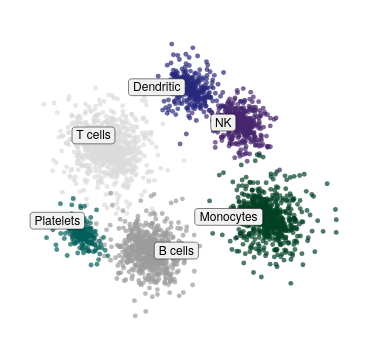

Write the Vega-Lite specification saved for this chart.
### Vega-Lite specification from a JSON file in a GitHub repository (floating-point values rounded to 4 significant figures; data arrays with more than 128 entries replaced by an {"elided": "..."} marker saying what was removed)
{"background": null, "config": {"arc": {"fill": "#DBDBDB", "fillOpacity": 1.0, "innerRadius": 42.5, "padAngle": 0.03, "stroke": "black", "strokeOpacity": 1, "strokeWidth": 0.25}, "area": {"fill": "#DBDBDB", "fillOpacity": 1.0, "stroke": "black", "strokeOpacity": 1, "strokeWidth": 0.25}, "axis": {"domain": true, "domainCap": "round", "domainColor": "black", "domainWidth": 0.25, "grid": false, "gridCap": "round", "gridColor": "#F1F1F1", "gridDash": [0, 0], "gridOpacity": 1.0, "gridWidth": 0.25, "labelColor": "black", "labelFont": "Helvetica Neue, HelveticaNeue, Helvetica, Arial, sans-serif", "labelFontSize": 6, "labelFontStyle": "normal", "labelFontWeight": 400, "offset": 0, "ticks": true, "tickCap": "round", "tickColor": "black", "tickRound": false, "tickSize": 3.0, "tickWidth": 0.25, "titleColor": "black", "titleFont": "Helvetica Neue, HelveticaNeue, Helvetica, Arial, sans-serif", "titleFontSize": 6, "titleFontStyle": "normal", "titleFontWeight": 400}, "axisX": {"domain": true, "labelAlign": "center", "labelAngle": 0, "labels": true, "ticks": true, "translate": 0}, "axisY": {"domain": true, "labelAlign": "right", "labelAngle": 0, "labels": true, "ticks": true, "translate": 0}, "axisRight": {"domain": true, "labelAlign": "left", "labelAngle": 0, "labels": true, "ticks": true, "translate": 0}, "axisTop": {"domain": true, "labelAlign": "center", "labelAngle": 0, "labels": true, "ticks": true, "translate": 0}, "axisBand": {"tickOffset": 0}, "bar": {"fill": "#DBDBDB", "fillOpacity": 1.0, "stroke": "black", "strokeOpacity": 1, "strokeWidth": 0.25}, "boxplot": {"size": 15.3, "ticks": {"cornerRadius": 0.25, "fill": "black", "opacity": 1, "size": 7.65, "thickness": 0.25}, "box": {"fillOpacity": 1.0, "stroke": "black", "strokeOpacity": 1, "strokeWidth": 0.25}, "median": {"cornerRadius": 0, "fill": "black", "fillOpacity": 1.0, "opacity": 1, "size": 15.3, "thickness": 0.25}, "rule": {"fill": "black", "fillOpacity": 1.0, "size": 17.0, "stroke": "black", "strokeDash": [0, 0], "strokeOpacity": 1, "strokeWidth": 0.25}, "outliers": {"color": "black", "fill": "black", "fillOpacity": 1.0, "size": 0, "stroke": "black", "strokeOpacity": 1, "strokeWidth": 0.25}}, "circle": {"fill": "black", "fillOpacity": 1.0, "size": 2.125, "stroke": null, "strokeOpacity": 1, "strokeWidth": 0.25}, "errorband": {"band": {"fillOpacity": 0.6, "stroke": null, "strokeWidth": 0.25, "strokeOpacity": 1}, "borders": {"opacity": 0, "strokeOpacity": 1, "strokeWidth": 0.25}}, "errorbar": {"opacity": 1, "rule": {"strokeDash": [0, 0], "strokeWidth": 0.25}, "ticks": {"color": "black", "cornerRadius": 0.125, "opacity": 1, "size": 10.2, "thickness": 0.25}, "thickness": 0.25}, "font": "Helvetica Neue, HelveticaNeue, Helvetica, Arial, sans-serif", "geoshape": {"fill": "#DBDBDB", "fillOpacity": 1.0, "stroke": "black", "strokeOpacity": 1, "strokeWidth": 0.25}, "header": {"labelColor": "black", "labelFont": "Helvetica Neue, HelveticaNeue, Helvetica, Arial, sans-serif", "labelFontSize": 6, "labelFontStyle": "normal", "labelFontWeight": 400, "titleColor": "black", "titleFont": "Helvetica Neue, HelveticaNeue, Helvetica, Arial, sans-serif", "titleFontSize": 6, "titleFontStyle": "normal", "titleFontWeight": 400, "titlePadding": 0}, "legend": {"disable": false, "offset": 4.5, "titlePadding": 4, "labelOffset": 2, "gradientLabelOffset": 2, "columnPadding": 4, "rowPadding": 2, "gradientThickness": 5, "gradientOpacity": 1.0, "gradientStrokeColor": "black", "gradientStrokeWidth": 0.25, "labelColor": "black", "labelFont": "Helvetica Neue, HelveticaNeue, Helvetica, Arial, sans-serif", "labelFontSize": 6, "labelFontStyle": "normal", "labelFontWeight": 400, "strokeColor": "black", "strokeWidth": 0, "symbolSize": 36, "symbolStrokeColor": "black", "symbolStrokeWidth": 0.25, "titleColor": "black", "titleFont": "Helvetica Neue, HelveticaNeue, Helvetica, Arial, sans-serif", "titleFontSize": 6, "titleFontStyle": "normal", "titleFontWeight": 400}, "line": {"color": "black", "stroke": "black", "strokeCap": "butt", "strokeDash": [0, 0], "strokeOpacity": 1, "strokeWidth": 0.5}, "point": {"filled": true, "fill": "#DBDBDB", "fillOpacity": 1.0, "size": 8.5, "stroke": "black", "strokeOpacity": 1, "strokeWidth": 0.25}, "range": {"category": ["#9D9D9D", "#28287D", "#004225", "#47266F", "#00605D", "#DBDBDB", "#7983C1", "#6E927B", "#937FB4", "#699A97"], "diverging": {"scheme": ["#4F4265", "#6A5C82", "#85789D", "#A196B7", "#BDB5CE", "#D8D6DD", "#F6F6F6", "#CED8D7", "#9DBFBD", "#75A3A0", "#518683", "#326967", "#164D4B"]}, "heatmap": {"scheme": ["#440154", "#472270", "#433E82", "#38598C", "#2C728E", "#238A8D", "#24A086", "#39B578", "#5DC862", "#96D646", "#CAE02D", "#FDE724"]}, "ordinal": {"scheme": ["#F1F1F1", "#DBDBDB", "#C6C6C6", "#B2B2B2", "#9D9D9D", "#898989", "#767676", "#636363", "#515151", "#404040", "#2F2F2F", "#1F1F1F"]}, "ramp": {"scheme": ["#440154", "#472270", "#433E82", "#38598C", "#2C728E", "#238A8D", "#24A086", "#39B578", "#5DC862", "#96D646", "#CAE02D", "#FDE724"]}}, "rule": {"color": "black", "stroke": "black", "strokeCap": "round", "strokeDash": [2, 2], "strokeOpacity": 1, "strokeWidth": 0.25}, "scale": {"barBandPaddingInner": 0.1, "rectBandPaddingInner": 0, "tickBandPaddingInner": 0.1, "bandPaddingOuter": 0.1, "bandWithNestedOffsetPaddingInner": 0.2, "bandWithNestedOffsetPaddingOuter": 0.2, "offsetBandPaddingInner": 0, "offsetBandPaddingOuter": 0, "continuousPadding": 8.5, "round": false}, "rect": {"fill": "#DBDBDB", "fillOpacity": 1.0, "stroke": "black", "strokeOpacity": 1, "strokeWidth": 0.25}, "square": {"fill": "#DBDBDB", "fillOpacity": 1.0, "size": 17.0, "stroke": "black", "strokeOpacity": 1, "strokeWidth": 0.25}, "text": {"color": "black", "font": "Helvetica Neue, HelveticaNeue, Helvetica, Arial, sans-serif", "fontSize": 6, "fontStyle": "normal", "fontWeight": 400}, "tick": {"color": "black", "cornerRadius": 0.125, "opacity": 1.0, "size": 15.3, "thickness": 0.25}, "title": {"anchor": "middle", "frame": "group", "color": "black", "font": "Helvetica Neue, HelveticaNeue, Helvetica, Arial, sans-serif", "fontSize": 6, "fontStyle": "normal", "fontWeight": 400, "subtitleColor": "black", "subtitleFont": "Helvetica Neue, HelveticaNeue, Helvetica, Arial, sans-serif", "subtitleFontSize": 6, "subtitleFontStyle": "normal", "subtitleFontWeight": 400}, "trail": {"color": "black", "opacity": 1, "size": 0.5}, "view": {"continuousWidth": 180, "continuousHeight": 170, "discreteWidth": 180, "discreteHeight": 170, "fill": null, "stroke": null, "strokeWidth": 0.25}}, "layer": [{"data": {"name": "data-1d82db738f5081c0524a5ad5909a210b"}, "mark": {"type": "circle", "opacity": 0.7, "size": 6}, "encoding": {"color": {"field": "cell type", "legend": null, "type": "nominal"}, "x": {"axis": null, "field": "UMAP1", "type": "quantitative", "scale": {"nice": false}}, "y": {"axis": null, "field": "UMAP2", "type": "quantitative", "scale": {"nice": false}}}}, {"layer": [{"data": {"values": [{"__dysonsphere__": 1}]}, "mark": {"type": "rect", "cornerRadius": 1.5, "fill": "#F1F1F1", "fillOpacity": 1.0, "height": 8.4, "stroke": "black", "strokeWidth": 0.25, "width": 21.42}, "encoding": {"x": {"datum": -5.323, "scale": {"domain": [-9.301, 10.2]}}, "xOffset": {"value": 0.0}, "y": {"datum": 2.801, "scale": {"domain": [-8.757, 9.143]}}, "yOffset": {"value": 0.0}}}, {"data": {"values": [{"__dysonsphere__": 1}]}, "mark": {"type": "text", "align": "center", "baseline": "middle", "fontSize": 6}, "encoding": {"text": {"value": "T cells"}, "x": {"datum": -5.323, "scale": {"domain": [-9.301, 10.2]}}, "y": {"datum": 2.801, "scale": {"domain": [-8.757, 9.143]}}}}, {"data": {"values": [{"__dysonsphere__": 1}]}, "mark": {"type": "rect", "cornerRadius": 1.5, "fill": "#F1F1F1", "fillOpacity": 1.0, "height": 8.4, "stroke": "black", "strokeWidth": 0.25, "width": 27.2}, "encoding": {"x": {"datum": -7.488, "scale": {"domain": [-9.301, 10.2]}}, "xOffset": {"value": 0.0}, "y": {"datum": -2.188, "scale": {"domain": [-8.757, 9.143]}}, "yOffset": {"value": 0.0}}}, {"data": {"values": [{"__dysonsphere__": 1}]}, "mark": {"type": "text", "align": "center", "baseline": "middle", "fontSize": 6}, "encoding": {"text": {"value": "Platelets"}, "x": {"datum": -7.488, "scale": {"domain": [-9.301, 10.2]}}, "y": {"datum": -2.188, "scale": {"domain": [-8.757, 9.143]}}}}, {"data": {"values": [{"__dysonsphere__": 1}]}, "mark": {"type": "rect", "cornerRadius": 1.5, "fill": "#F1F1F1", "fillOpacity": 1.0, "height": 8.4, "stroke": "black", "strokeWidth": 0.25, "width": 12.53}, "encoding": {"x": {"datum": 2.441, "scale": {"domain": [-9.301, 10.2]}}, "xOffset": {"value": 0.0}, "y": {"datum": 3.555, "scale": {"domain": [-8.757, 9.143]}}, "yOffset": {"value": 0.0}}}, {"data": {"values": [{"__dysonsphere__": 1}]}, "mark": {"type": "text", "align": "center", "baseline": "middle", "fontSize": 6}, "encoding": {"text": {"value": "NK"}, "x": {"datum": 2.441, "scale": {"domain": [-9.301, 10.2]}}, "y": {"datum": 3.555, "scale": {"domain": [-8.757, 9.143]}}}}, {"data": {"values": [{"__dysonsphere__": 1}]}, "mark": {"type": "rect", "cornerRadius": 1.5, "fill": "#F1F1F1", "fillOpacity": 1.0, "height": 8.4, "stroke": "black", "strokeWidth": 0.25, "width": 28.31}, "encoding": {"x": {"datum": -1.537, "scale": {"domain": [-9.301, 10.2]}}, "xOffset": {"value": 0.0}, "y": {"datum": 5.621, "scale": {"domain": [-8.757, 9.143]}}, "yOffset": {"value": 0.0}}}, {"data": {"values": [{"__dysonsphere__": 1}]}, "mark": {"type": "text", "align": "center", "baseline": "middle", "fontSize": 6}, "encoding": {"text": {"value": "Dendritic"}, "x": {"datum": -1.537, "scale": {"domain": [-9.301, 10.2]}}, "y": {"datum": 5.621, "scale": {"domain": [-8.757, 9.143]}}}}, {"data": {"values": [{"__dysonsphere__": 1}]}, "mark": {"type": "rect", "cornerRadius": 1.5, "fill": "#F1F1F1", "fillOpacity": 1.0, "height": 8.4, "stroke": "black", "strokeWidth": 0.25, "width": 22.09}, "encoding": {"x": {"datum": -0.366, "scale": {"domain": [-9.301, 10.2]}}, "xOffset": {"value": 0.0}, "y": {"datum": -3.933, "scale": {"domain": [-8.757, 9.143]}}, "yOffset": {"value": 0.0}}}, {"data": {"values": [{"__dysonsphere__": 1}]}, "mark": {"type": "text", "align": "center", "baseline": "middle", "fontSize": 6}, "encoding": {"text": {"value": "B cells"}, "x": {"datum": -0.366, "scale": {"domain": [-9.301, 10.2]}}, "y": {"datum": -3.933, "scale": {"domain": [-8.757, 9.143]}}}}, {"data": {"values": [{"__dysonsphere__": 1}]}, "mark": {"type": "rect", "cornerRadius": 1.5, "fill": "#F1F1F1", "fillOpacity": 1.0, "height": 8.4, "stroke": "black", "strokeWidth": 0.25, "width": 33.98}, "encoding": {"x": {"datum": 2.765, "scale": {"domain": [-9.301, 10.2]}}, "xOffset": {"value": 0.0}, "y": {"datum": -1.965, "scale": {"domain": [-8.757, 9.143]}}, "yOffset": {"value": 0.0}}}, {"data": {"values": [{"__dysonsphere__": 1}]}, "mark": {"type": "text", "align": "center", "baseline": "middle", "fontSize": 6}, "encoding": {"text": {"value": "Monocytes"}, "x": {"datum": 2.765, "scale": {"domain": [-9.301, 10.2]}}, "y": {"datum": -1.965, "scale": {"domain": [-8.757, 9.143]}}}}]}], "view": {"stroke": null}, "$schema": "https://vega.github.io/schema/vega-lite/v6.4.1.json", "datasets": {"data-1d82db738f5081c0524a5ad5909a210b": {"elided": "3150 records"}}}
